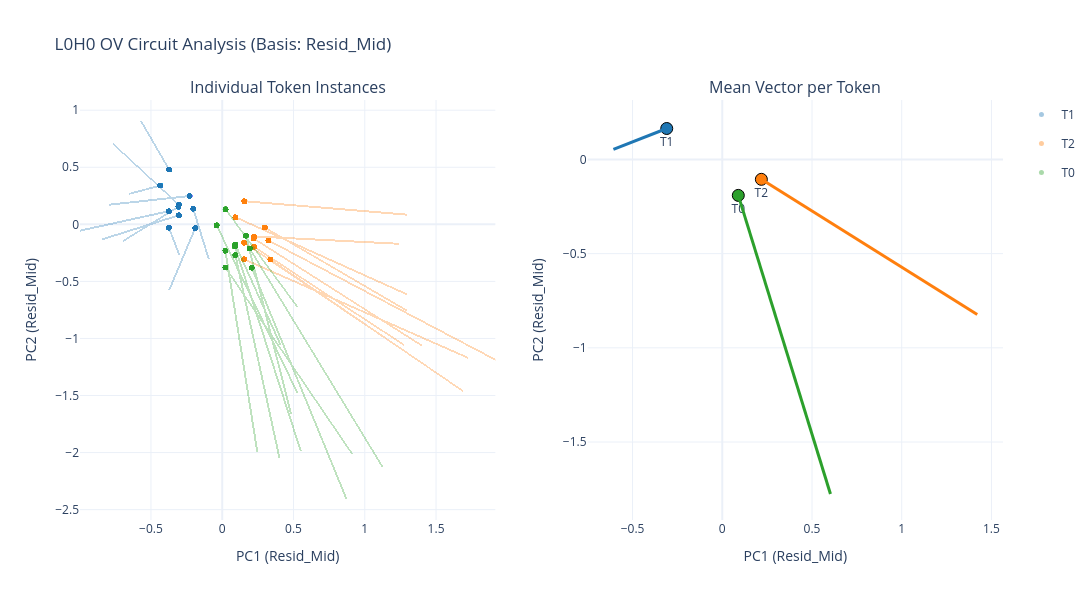

Here is the notebook cell this chart was saved with:
### Code cell
plot_real_ov_vectors(model, process, num_seqs=1000, seq_len=10, layer_idx=0, head_idx=0,start_pos=0)

### Figure 1 — Plotly figure (JSON) as saved in the notebook; plotly's stock layout.template omitted (floating-point values rounded to 4 significant figures; data arrays with more than 128 entries replaced by an {"elided": "..."} marker saying what was removed)
{"data": [{"legendgroup": "T1", "marker": {"color": "#1f77b4", "opacity": 0.4, "size": 5}, "mode": "markers", "name": "T1", "type": "scatter", "x": {"elided": "5815 float values"}, "xaxis": "x", "y": {"elided": "5815 float values"}, "yaxis": "y"}, {"line": {"color": "#1f77b4", "width": 1}, "mode": "lines", "opacity": 0.3, "showlegend": false, "type": "scatter", "x": {"elided": "17445 float values"}, "xaxis": "x", "y": {"elided": "17445 float values"}, "yaxis": "y"}, {"legendgroup": "T1", "marker": {"color": "#1f77b4", "line": {"color": "black", "width": 1}, "size": 12}, "mode": "markers+text", "showlegend": false, "text": ["T1"], "textposition": "bottom center", "type": "scatter", "x": [-0.3095], "xaxis": "x2", "y": [0.1642], "yaxis": "y2"}, {"line": {"color": "#1f77b4", "width": 3}, "mode": "lines", "showlegend": false, "type": "scatter", "x": [-0.3095, -0.6067], "xaxis": "x2", "y": [0.1642, 0.05357], "yaxis": "y2"}, {"marker": {"angleref": "previous", "color": "#1f77b4", "size": 8, "symbol": "arrow-bar-up"}, "mode": "markers", "showlegend": false, "type": "scatter", "x": [-0.6067], "xaxis": "x2", "y": [0.05357], "yaxis": "y2"}, {"legendgroup": "T2", "marker": {"color": "#ff7f0e", "opacity": 0.4, "size": 5}, "mode": "markers", "name": "T2", "type": "scatter", "x": {"elided": "3402 float values"}, "xaxis": "x", "y": {"elided": "3402 float values"}, "yaxis": "y"}, {"line": {"color": "#ff7f0e", "width": 1}, "mode": "lines", "opacity": 0.3, "showlegend": false, "type": "scatter", "x": {"elided": "10206 float values"}, "xaxis": "x", "y": {"elided": "10206 float values"}, "yaxis": "y"}, {"legendgroup": "T2", "marker": {"color": "#ff7f0e", "line": {"color": "black", "width": 1}, "size": 12}, "mode": "markers+text", "showlegend": false, "text": ["T2"], "textposition": "bottom center", "type": "scatter", "x": [0.2179], "xaxis": "x2", "y": [-0.1056], "yaxis": "y2"}, {"line": {"color": "#ff7f0e", "width": 3}, "mode": "lines", "showlegend": false, "type": "scatter", "x": [0.2179, 1.421], "xaxis": "x2", "y": [-0.1056, -0.8227], "yaxis": "y2"}, {"marker": {"angleref": "previous", "color": "#ff7f0e", "size": 8, "symbol": "arrow-bar-up"}, "mode": "markers", "showlegend": false, "type": "scatter", "x": [1.421], "xaxis": "x2", "y": [-0.8227], "yaxis": "y2"}, {"legendgroup": "T0", "marker": {"color": "#2ca02c", "opacity": 0.4, "size": 5}, "mode": "markers", "name": "T0", "type": "scatter", "x": {"elided": "783 float values"}, "xaxis": "x", "y": {"elided": "783 float values"}, "yaxis": "y"}, {"line": {"color": "#2ca02c", "width": 1}, "mode": "lines", "opacity": 0.3, "showlegend": false, "type": "scatter", "x": {"elided": "2349 float values"}, "xaxis": "x", "y": {"elided": "2349 float values"}, "yaxis": "y"}, {"legendgroup": "T0", "marker": {"color": "#2ca02c", "line": {"color": "black", "width": 1}, "size": 12}, "mode": "markers+text", "showlegend": false, "text": ["T0"], "textposition": "bottom center", "type": "scatter", "x": [0.0893], "xaxis": "x2", "y": [-0.1908], "yaxis": "y2"}, {"line": {"color": "#2ca02c", "width": 3}, "mode": "lines", "showlegend": false, "type": "scatter", "x": [0.0893, 0.6029], "xaxis": "x2", "y": [-0.1908, -1.776], "yaxis": "y2"}, {"marker": {"angleref": "previous", "color": "#2ca02c", "size": 8, "symbol": "arrow-bar-up"}, "mode": "markers", "showlegend": false, "type": "scatter", "x": [0.6029], "xaxis": "x2", "y": [-1.776], "yaxis": "y2"}], "layout": {"annotations": [{"font": {"size": 16}, "showarrow": false, "text": "Individual Token Instances", "x": 0.225, "xanchor": "center", "xref": "paper", "y": 1, "yanchor": "bottom", "yref": "paper"}, {"font": {"size": 16}, "showarrow": false, "text": "Mean Vector per Token", "x": 0.775, "xanchor": "center", "xref": "paper", "y": 1, "yanchor": "bottom", "yref": "paper"}], "height": 600, "title": {"text": "L0H0 OV Circuit Analysis (Basis: Resid_Mid)"}, "width": 1100, "xaxis": {"anchor": "y", "domain": [0, 0.45], "title": {"text": "PC1 (Resid_Mid)"}}, "xaxis2": {"anchor": "y2", "domain": [0.55, 1], "title": {"text": "PC1 (Resid_Mid)"}}, "yaxis": {"anchor": "x", "domain": [0, 1], "title": {"text": "PC2 (Resid_Mid)"}}, "yaxis2": {"anchor": "x2", "domain": [0, 1], "title": {"text": "PC2 (Resid_Mid)"}}}}
